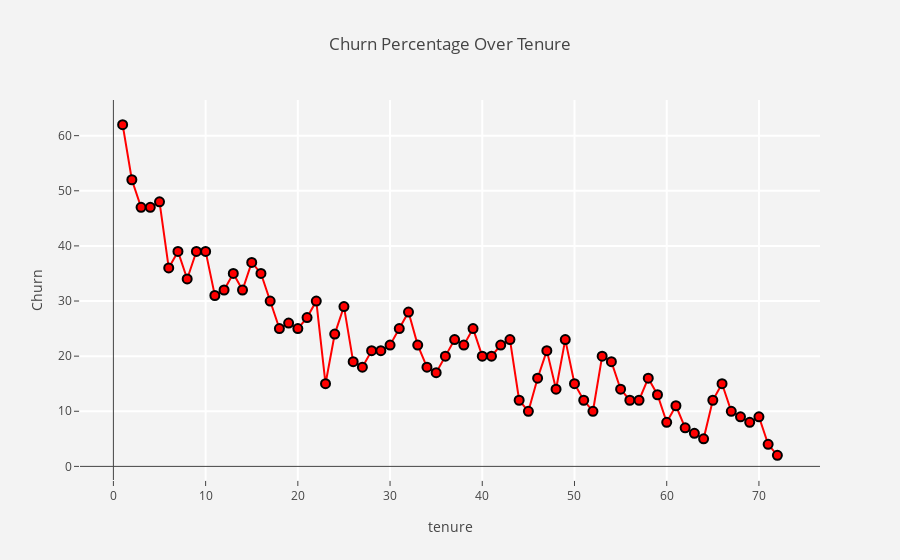

Notebook cell for this chart:
### Markdown cell above
From the plot above, we can find that as the number of months increases, the probability of churn is gradually decreasing from the overall tenure perspective.

### Code cell
agg = df1.replace('Yes', 1).replace('No', 0).groupby('tenure', as_index=False)[['Churn']].mean()
agg['Churn'] = np.round(agg['Churn'], 2) * 100

trace = go.Scatter(x = agg["tenure"],y = agg["Churn"],
                   mode = "markers+lines",
                  marker = dict(color = "red",size = 9,
                                line = dict(color = "black",width =2)))
#layout
layout = go.Layout(dict(title = "Churn Percentage Over Tenure",
                        plot_bgcolor  = "rgb(243,243,243)",
                        paper_bgcolor = "rgb(243,243,243)",
                        xaxis = dict(gridcolor = 'rgb(255, 255, 255)',title = "tenure",
                                     zerolinewidth=1,ticklen=5,gridwidth=2),
                        yaxis = dict(gridcolor = 'rgb(255, 255, 255)',title = "Churn",
                                     zerolinewidth=1,ticklen=5,gridwidth=2),
                       )
                  )

fig = go.Figure(data = [trace],layout = layout)
plotly.offline.iplot(fig)

### Figure 1 — Plotly figure (JSON) as saved in the notebook; plotly's stock layout.template omitted (floating-point values rounded to 4 significant figures)
{"data": [{"marker": {"color": "red", "line": {"color": "black", "width": 2}, "size": 9}, "mode": "markers+lines", "type": "scatter", "uid": "eea81246-2ba6-4936-89f7-adc211b45a6d", "x": [1, 2, 3, 4, 5, 6, 7, 8, 9, 10, 11, 12, 13, 14, 15, 16, 17, 18, 19, 20, 21, 22, 23, 24, 25, 26, 27, 28, 29, 30, 31, 32, 33, 34, 35, 36, 37, 38, 39, 40, 41, 42, 43, 44, 45, 46, 47, 48, 49, 50, 51, 52, 53, 54, 55, 56, 57, 58, 59, 60, 61, 62, 63, 64, 65, 66, 67, 68, 69, 70, 71, 72], "y": [62, 52, 47, 47, 48, 36, 39, 34, 39, 39, 31, 32, 35, 32, 37, 35, 30, 25, 26, 25, 27, 30, 15, 24, 29.0, 19, 18, 21, 21, 22, 25, 28.0, 22, 18, 17, 20, 23, 22, 25, 20, 20, 22, 23, 12, 10, 16, 21, 14.0, 23, 15, 12, 10, 20, 19, 14.0, 12, 12, 16, 13, 8, 11, 7.0, 6, 5, 12, 15, 10, 9, 8, 9, 4, 2]}], "layout": {"paper_bgcolor": "rgb(243,243,243)", "plot_bgcolor": "rgb(243,243,243)", "title": {"text": "Churn Percentage Over Tenure"}, "xaxis": {"gridcolor": "rgb(255, 255, 255)", "gridwidth": 2, "ticklen": 5, "title": {"text": "tenure"}, "zerolinewidth": 1}, "yaxis": {"gridcolor": "rgb(255, 255, 255)", "gridwidth": 2, "ticklen": 5, "title": {"text": "Churn"}, "zerolinewidth": 1}}}
